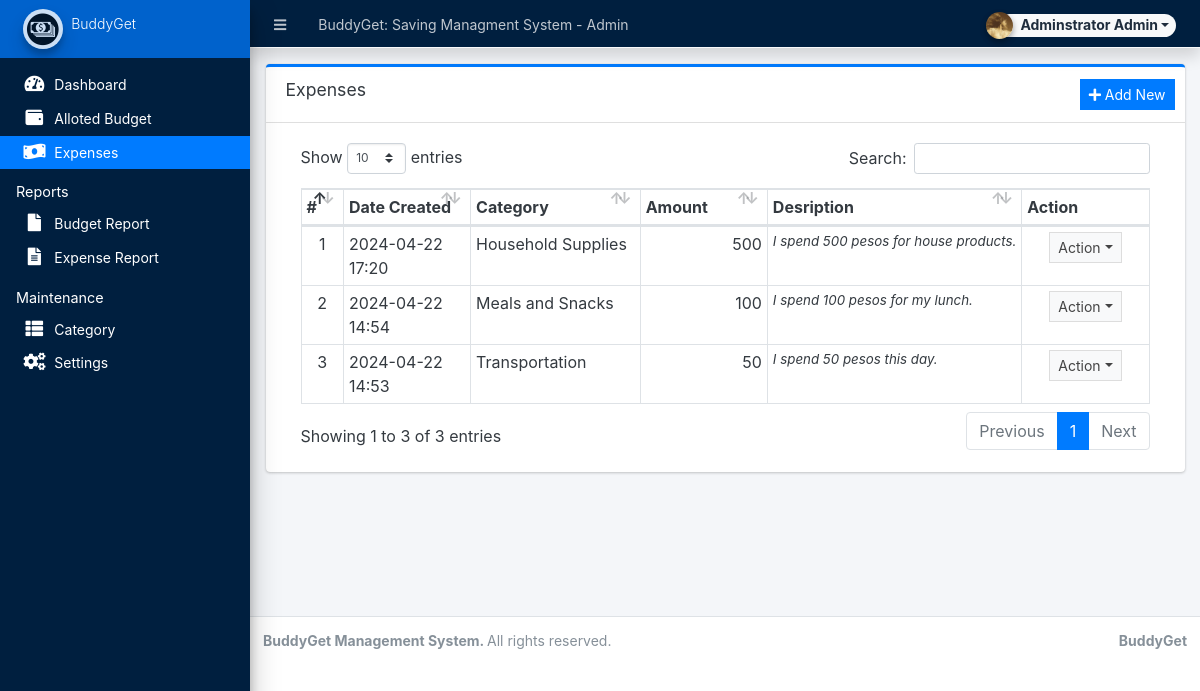
Page /admin/?page=expense (signed in) on the earlier database version.
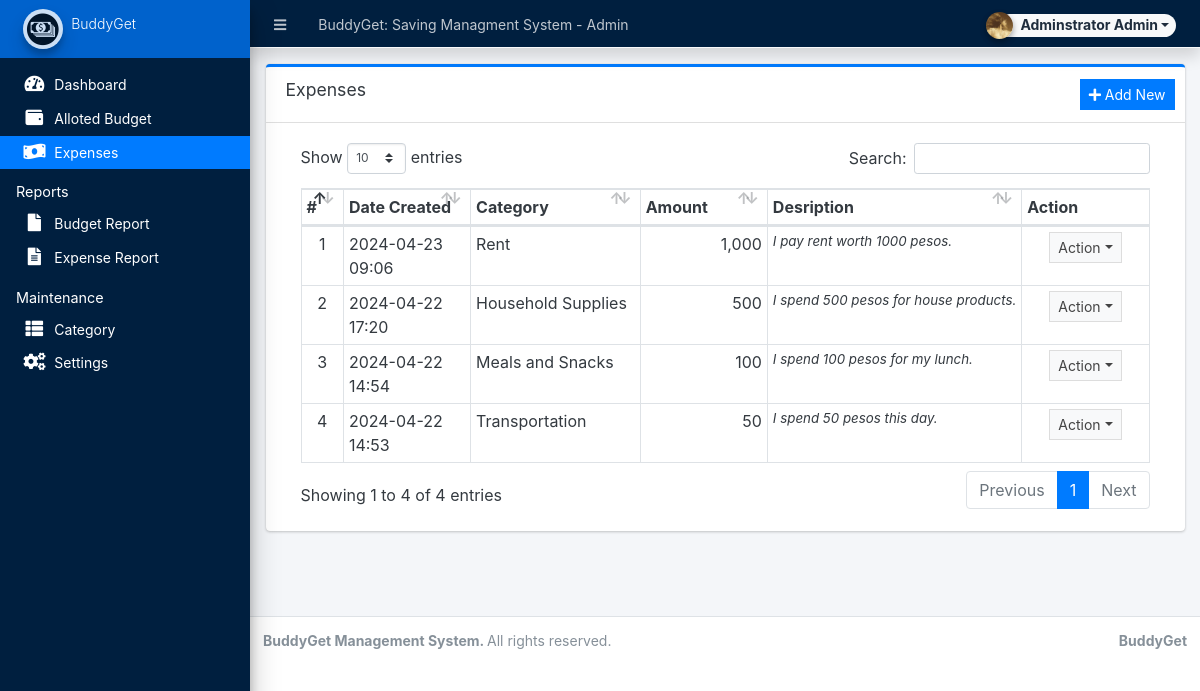
Same page on the later database version.
### tables this page shows
CREATE TABLE `running_balance` (
  `id` int(30) NOT NULL,
  `balance_type` tinyint(1) NOT NULL COMMENT '1=budget, 2=expense',
  `category_id` int(30) NOT NULL,
  `amount` float NOT NULL,
  `remarks` text NOT NULL,
  `user_id` text NOT NULL,
  `date_created` datetime NOT NULL DEFAULT current_timestamp(),
  `date_updated` datetime DEFAULT NULL ON UPDATE current_timestamp()
);

CREATE TABLE `categories` (
  `id` int(30) NOT NULL,
  `category` varchar(250) NOT NULL,
  `description` text DEFAULT NULL,
  `status` tinyint(1) NOT NULL DEFAULT 1,
  `balance` float NOT NULL DEFAULT 0,
  `date_created` datetime NOT NULL DEFAULT current_timestamp(),
  `date_updated` datetime DEFAULT NULL ON UPDATE current_timestamp()
);

### config.php (called while the page is built, shortened)
<?php
require_once('classes/DBConnection.php');
require_once('classes/SystemSettings.php');
function validate_image($file){
	if(!empty($file)){
		if(is_file(base_app.$file)){
			return base_url.$file;
		}else{
			return base_url.'dist/img/no-image-available.png';
		}
	}else{
		return base_url.'dist/img/no-image-available.png';
	}
}
function isMobileDevice(){
    $aMobileUA = array(
        '/iphone/i' => 'iPhone',
        '/ipod/i' => 'iPod',
        '/ipad/i' => 'iPad',
        '/android/i' => 'Android',
        '/blackberry/i' => 'BlackBerry',
        '/webos/i' => 'Mobile'
    );
    return false;
}
?>

### classes/DBConnection.php (called while the page is built, shortened)
<?php
class DBConnection{
    private $host = DB_SERVER;
    private $username = DB_USERNAME;
    private $password = DB_PASSWORD;
    private $database = DB_NAME;
    public $conn;
    public function __construct(){
        if (!isset($this->conn)) {
            $this->conn = new mysqli($this->host, $this->username, $this->password, $this->database);
        }
    }
}
?>

### classes/SystemSettings.php (called while the page is built, shortened)
<?php
class SystemSettings extends DBConnection{
	function userdata($field = ''){
		if(!empty($field)){
			if(isset($_SESSION['userdata'][$field]))
				return $_SESSION['userdata'][$field];
			else
				return null;
		}else{
			return false;
		}
	}
	function info($field=''){
		if(!empty($field)){
			if(isset($_SESSION['system_info'][$field]))
				return $_SESSION['system_info'][$field];
			else
				return false;
		}else{
			return false;
		}
	}
}
$_settings = new SystemSettings();
?>

### admin/expense/index.php (the view, shortened to what this page needs)
<div class="card card-outline card-primary">
	<div class="card-header">
		<h3 class="card-title">Expenses</h3>
		<div class="card-tools">
			<a href="javascript:void(0)" id="manage_expense" class="btn btn-flat btn-sm btn-primary"><span class="fas fa-plus"></span>  Add New</a>
		</div>
	</div>
	<div class="card-body">
		<div class="container-fluid">
        <div class="container-fluid">
			<table class="table table-bordered table-stripped">
				<colgroup>
					<col width="5%">
					<col width="15%">
					<col width="20%">
					<col width="15%">
					<col width="30%">
					<col width="15%">
				</colgroup>
				<thead>
					<tr>
						<th>#</th>
						<th>Date Created</th>
						<th>Category</th>
						<th>Amount</th>
						<th>Desription</th>
						<th>Action</th>
					</tr>
				</thead>
				<tbody>
					<?php
					$i = 1;
						$qry = $conn->query("SELECT r.*,c.category,c.balance from `running_balance` r inner join `categories` c on r.category_id = c.id where c.status= 1 and r.balance_type = 2 order by unix_timestamp(r.date_created) desc");
						while($row = $qry->fetch_assoc()):
							foreach($row as $k=> $v){
								$row[$k] = trim(stripslashes($v));
							}
                            $row['remarks'] = strip_tags(stripslashes(html_entity_decode($row['remarks'])));
					?>
						<tr>
							<td class="text-center"><?php echo $i++; ?></td>
							<td><?php echo date("Y-m-d H:i",strtotime($row['date_created'])) ?></td>
							<td><?php echo $row['category'] ?></td>
							<td ><p class="m-0 text-right"><?php echo number_format($row['amount']) ?></p></td>
							<td ><p class="m-0 truncate"><?php echo ($row['remarks']) ?></p></td>
							<td align="center">
								 <button type="button" class="btn btn-flat btn-default btn-sm dropdown-toggle dropdown-icon" data-toggle="dropdown">
				                  		Action
				                  </button>
							</td>
						</tr>
					<?php endwhile; ?>
				</tbody>
			</table>
		</div>
		</div>
	</div>
</div>

### admin/index.php (shortened to what this page needs)
<?php require_once('../config.php'); ?>
 <!DOCTYPE html>
<html lang="en" class="" style="height: auto;">
<?php require_once('inc/header.php') ?>
  <body class="sidebar-mini layout-fixed control-sidebar-slide-open layout-navbar-fixed sidebar-mini-md sidebar-mini-xs" data-new-gr-c-s-check-loaded="14.991.0" data-gr-ext-installed="" style="height: auto;">
    <div class="wrapper">
     <?php require_once('inc/topBarNav.php') ?>
     <?php require_once('inc/navigation.php') ?>
     <?php $page = isset($_GET['page']) ? $_GET['page'] : 'home';  ?>
      <div class="content-wrapper pt-3" style="min-height: 567.854px;">
        <section class="content  text-dark">
          <div class="container-fluid">
            <?php
              if(!file_exists($page.".php") && !is_dir($page)){
                  include '404.html';
              }else{
                if(is_dir($page))
                  include $page.'/index.php';
                else
                  include $page.'.php';
              }
            ?>
          </div>
        </section>
      </div>
      <?php require_once('inc/footer.php') ?>
  </body>
</html>

### admin/inc/header.php (shortened to what this page needs)
<head>
    <link rel="stylesheet" href="<?php echo base_url ?>plugins/fontawesome-free/css/all.min.css">
    <link rel="stylesheet" href="<?php echo base_url ?>plugins/tempusdominus-bootstrap-4/css/tempusdominus-bootstrap-4.min.css">
  <link rel="stylesheet" href="<?php echo base_url ?>plugins/datatables-bs4/css/dataTables.bootstrap4.min.css">
  <link rel="stylesheet" href="<?php echo base_url ?>plugins/datatables-responsive/css/responsive.bootstrap4.min.css">
  <link rel="stylesheet" href="<?php echo base_url ?>plugins/datatables-buttons/css/buttons.bootstrap4.min.css">
  <link rel="stylesheet" href="<?php echo base_url ?>plugins/select2/css/select2.min.css">
  <link rel="stylesheet" href="<?php echo base_url ?>plugins/select2-bootstrap4-theme/select2-bootstrap4.min.css">
    <link rel="stylesheet" href="<?php echo base_url ?>plugins/icheck-bootstrap/icheck-bootstrap.min.css">
    <link rel="stylesheet" href="<?php echo base_url ?>plugins/jqvmap/jqvmap.min.css">
    <link rel="stylesheet" href="<?php echo base_url ?>dist/css/adminlte.css">
    <link rel="stylesheet" href="<?php echo base_url ?>dist/css/custom.css">
    <link rel="stylesheet" href="<?php echo base_url ?>plugins/overlayScrollbars/css/OverlayScrollbars.min.css">
    <link rel="stylesheet" href="<?php echo base_url ?>plugins/daterangepicker/daterangepicker.css">
    <link rel="stylesheet" href="<?php echo base_url ?>plugins/summernote/summernote-bs4.min.css">
  <link rel="stylesheet" href="<?php echo base_url ?>plugins/sweetalert2-theme-bootstrap-4/bootstrap-4.min.css">
  </head>

### admin/inc/topBarNav.php (shortened to what this page needs)
<nav class="main-header navbar navbar-expand navbar-dark bg-navy shadow border border-light border-top-0  border-left-0 border-right-0 text-sm">
  <ul class="navbar-nav">
    <li class="nav-item">
    <a class="nav-link" data-widget="pushmenu" href="#" role="button"><i class="fas fa-bars"></i></a>
    </li>
    <li class="nav-item d-none d-sm-inline-block">
      <a href="<?php echo base_url ?>" class="nav-link"><?php echo (!isMobileDevice()) ? $_settings->info('name'):$_settings->info('short_name'); ?> - Admin</a>
    </li>
  </ul>
  <ul class="navbar-nav ml-auto">
    <li class="nav-item">
      <div class="btn-group nav-link">
            <button type="button" class="btn btn-rounded badge badge-light dropdown-toggle dropdown-icon" data-toggle="dropdown">
              <span><img src="<?php echo validate_image($_settings->userdata('avatar')) ?>" class="img-circle elevation-2 user-img" alt="User Image"></span>
              <span class="ml-3"><?php echo ucwords($_settings->userdata('firstname').' '.$_settings->userdata('lastname')) ?></span>
            </button>
        </div>
    </li>
  </ul>
</nav>

### admin/inc/navigation.php (shortened to what this page needs)
<aside class="main-sidebar sidebar-navy-primary bg-navy elevation-4 sidebar-no-expand">
  <a href="<?php echo base_url ?>admin" class="brand-link bg-primary text-sm">
  <img src="<?php echo validate_image($_settings->info('logo'))?>" alt="Store Logo" class="brand-image img-circle elevation-3 border-1" style="opacity: .8;width: 2.5rem;height: 2.5rem;max-height: unset">
  <span class="brand-text font-weight-light"><?php echo $_settings->info('short_name') ?></span>
  </a>
  <div class="sidebar os-host os-theme-light os-host-overflow os-host-overflow-y os-host-resize-disabled os-host-transition os-host-scrollbar-horizontal-hidden">
    <div class="os-content-glue" style="margin: 0px -8px; width: 249px; height: 646px;"></div>
    <div class="os-padding">
      <div class="os-viewport os-viewport-native-scrollbars-invisible" style="overflow-y: scroll;">
        <div class="os-content" style="padding: 0px 8px; height: 100%; width: 100%;">
          <nav class="mt-4">
             <ul class="nav nav-pills nav-sidebar flex-column text-sm nav-compact nav-flat nav-child-indent nav-collapse-hide-child" data-widget="treeview" role="menu" data-accordion="false">
              <li class="nav-item dropdown">
                <a href="./" class="nav-link nav-home">
                  <i class="nav-icon fas fa-tachometer-alt"></i>
                  <p>
                    Dashboard
                  </p>
                </a>
              </li>
              <li class="nav-item dropdown">
                <a href="<?php echo base_url ?>admin/?page=budget" class="nav-link nav-budget">
                  <i class="nav-icon fas fa-wallet"></i>
                  <p>
                    Alloted Budget
                  </p>
                </a>
              </li>
              <li class="nav-item dropdown">
                <a href="<?php echo base_url ?>admin/?page=expense" class="nav-link nav-expense">
                  <i class="nav-icon fas fa-money-bill-wave"></i>
                  <p>
                    Expenses
                  </p>
                </a>
              </li>
              <li class="nav-header">Reports</li>
              <li class="nav-item dropdown">
                <a href="<?php echo base_url ?>admin/?page=reports/budget" class="nav-link nav-reports-budget">
                  <i class="nav-icon fas fa-file"></i>
                  <p>
                    Budget Report
                  </p>
                </a>
              </li>
              <li class="nav-item dropdown">
                <a href="<?php echo base_url ?>admin/?page=reports/expense" class="nav-link nav-reports-expense">
                  <i class="nav-icon fas fa-file-alt"></i>
                  <p>
                    Expense Report
                  </p>
                </a>
              </li>
              <li class="nav-header">Maintenance</li>
              <li class="nav-item dropdown">
                <a href="<?php echo base_url ?>admin/?page=maintenance/category" class="nav-link nav-maintenance/category">
                  <i class="nav-icon fas fa-th-list"></i>
                  <p>
                    Category
                  </p>
                </a>
              </li>
              <li class="nav-item dropdown">
                <a href="<?php echo base_url ?>admin/?page=system_info" class="nav-link nav-system_info">
                  <i class="nav-icon fas fa-cogs"></i>
                  <p>
                    Settings
                  </p>
                </a>
              </li>
            </ul>
          </nav>
        </div>
      </div>
    </div>
  </div>
</aside>

### admin/inc/footer.php (shortened to what this page needs)
<footer class="main-footer text-sm">
        <strong>BuddyGet Management System.
        </strong>
        All rights reserved.
        <div class="float-right d-none d-sm-inline-block">
          <b><?php echo $_settings->info('short_name') ?></b>
        </div>
      </footer>
    </div>

### admin/inc/topBarNav.php (style rules this page uses)
.user-img { position: absolute; height: 27px; width: 27px; object-fit: cover; left: -7%; top: -12%; }
.btn-rounded { border-radius: 50px; }

### admin/inc/navigation.php (style rules this page uses)
.main-sidebar a { color: white !important; }

Differences in the rows shown:
added running_balance: date_created "2024-04-23 09:06", category.category "Rent", amount "1,000", remarks "I pay rent worth 1000 pesos."
Other differences:
text written by a page script: "Show entries Search: Showing 1 to 3 of 3 entries Previous 1 Next" → "Show entries Search: Showing 1 to 4 of 4 entries Previous 1 Next"
